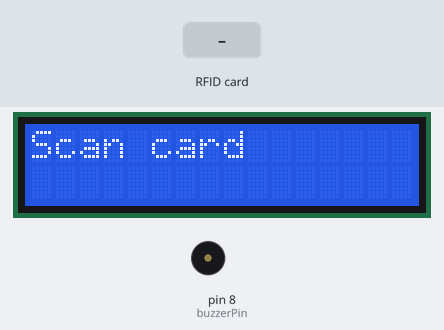
This sketch was run on a simulated Arduino Uno, built with avr-gcc and run on an emulated ATmega328P. Shown: 16×2 character LCD, buzzer (waves = sounding, pin HIGH). Inputs (shaded band) come from the test bench. Pins used as bus, display or sensor lines are not drawn; what the sketch prints to the serial monitor is not drawn.

Above: at 1.3 s.
1.4 s: RFID card 5E 7A 19 C4 held to the reader
At 1.67 s:
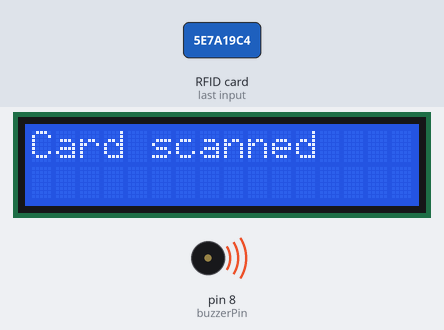
At 3.5 s:
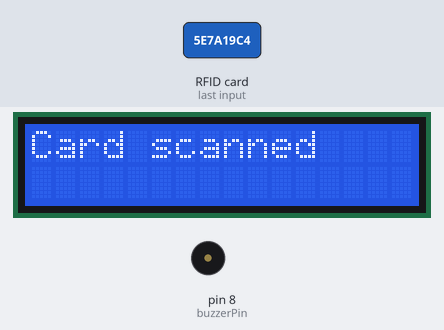
Timing chart, 0 to 5.0 s (numbered marks = the images above; inputs shaded):
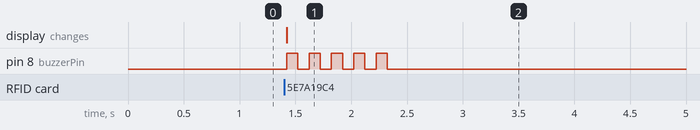

The sketch:

son_kod.ino
```cpp
#include <SPI.h>
#include <MFRC522.h>
#include <LiquidCrystal.h>

LiquidCrystal lcd(7, 6, 5, 4, 3, 2);
int buzzerPin = 8; // Define the buzzer pin

#define RST_PIN 9
#define SS_PIN 10

MFRC522 mfrc522(SS_PIN, RST_PIN);  // Create MFRC522 instance.

void setup() {
    Serial.begin(9600);
    lcd.begin(16, 2);
    lcd.print("Scan card");
    pinMode(buzzerPin, OUTPUT); // Set the buzzer pin as an output
    while (!Serial);
    SPI.begin();			// Init SPI bus
	  mfrc522.PCD_Init();		// Init MFRC522
	  delay(4);				// Optional delay. Some board do need more time after init to be ready, see Readme
	  mfrc522.PCD_DumpVersionToSerial();	// Show details of PCD - MFRC522 Card Reader details
	  Serial.println(F("Scan PICC to see UID, SAK, type, and data blocks..."));
}
bool uidRead = false; // Flag to track if UID has been read

void loop() {
  // ... (rest of the code remains the same)

  if (mfrc522.PICC_IsNewCardPresent()) {
    if (mfrc522.PICC_ReadCardSerial() && !uidRead) {
      // Print only the UID (only if not already read)
      lcd.clear();
      lcd.print("Card scanned");
      beep(); // Make the buzzer beep when card is scanned
      for (byte i = 0; i < mfrc522.uid.size; i++) {
        Serial.print(mfrc522.uid.uidByte[i], HEX);
        if (i < mfrc522.uid.size - 1) {
          Serial.print(" ");
        }
      }
      Serial.println();
      uidRead = true;  // Mark UID as read
      delay(5000); // Wait for 5 seconds
      lcd.clear();
      lcd.print("Scan card"); // Display default message
    }
  } else {
    // Reset the flag if no card is present
    uidRead = false;
  }
}


void beep() {
    // Make the buzzer beep for 5 seconds
    for (int i = 0; i < 5; i++) {
        digitalWrite(buzzerPin, HIGH);
        delay(100);
        digitalWrite(buzzerPin, LOW);
        delay(100);
    }
}
```

Measured:
- after the input at 1.4 s, pin 8 (buzzerPin): alternates HIGH for 0.10 s and LOW for 0.10 s, 10 changes in all, then stays LOW, starting at once; the display: changes at once (image 1)
